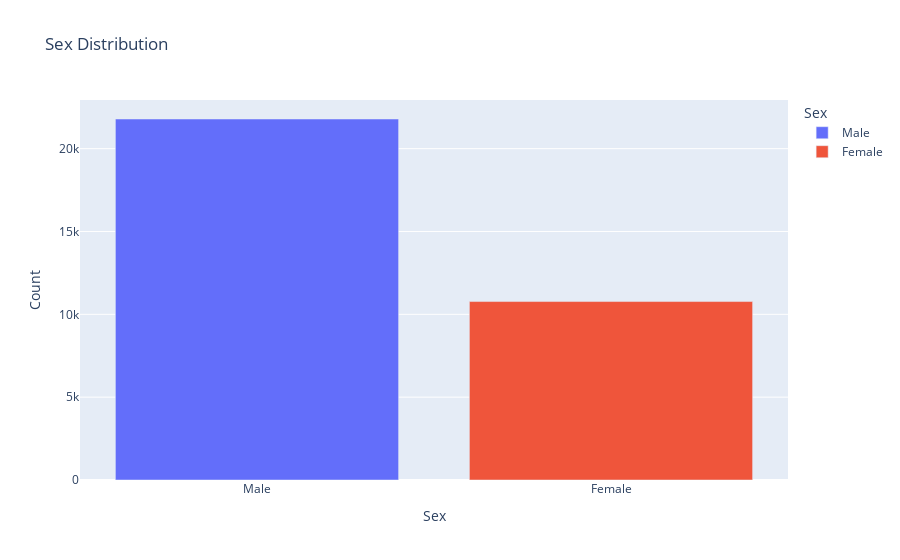

The cell this chart's notebook holds for it:
### Code cell
# 1. How many men and women (sex feature) are represented in this dataset?
# data['sex'].value_counts() # Численное представление
# data['sex'].value_counts().plot(kind='bar') # встроенными средствами pandas
px.bar(data['sex'].value_counts().reset_index(), x='sex', y='count', 
       labels={'sex': 'Sex', 'count': 'Count'},
       title='Sex Distribution', color='sex') # с помощью plotly

### Figure 1 — Plotly figure (JSON) as saved in the notebook; plotly's stock layout.template omitted (floating-point values rounded to 4 significant figures)
{"data": [{"alignmentgroup": "True", "hovertemplate": "Sex=%{x}<br>Count=%{y}<extra></extra>", "legendgroup": "Male", "marker": {"color": "#636efa", "pattern": {"shape": ""}}, "name": "Male", "offsetgroup": "Male", "orientation": "v", "showlegend": true, "textposition": "auto", "type": "bar", "x": ["Male"], "xaxis": "x", "y": [21790], "yaxis": "y"}, {"alignmentgroup": "True", "hovertemplate": "Sex=%{x}<br>Count=%{y}<extra></extra>", "legendgroup": "Female", "marker": {"color": "#EF553B", "pattern": {"shape": ""}}, "name": "Female", "offsetgroup": "Female", "orientation": "v", "showlegend": true, "textposition": "auto", "type": "bar", "x": ["Female"], "xaxis": "x", "y": [10771], "yaxis": "y"}], "layout": {"barmode": "relative", "legend": {"title": {"text": "Sex"}, "tracegroupgap": 0}, "title": {"text": "Sex Distribution"}, "xaxis": {"anchor": "y", "categoryarray": ["Male", "Female"], "categoryorder": "array", "domain": [0, 1], "title": {"text": "Sex"}}, "yaxis": {"anchor": "x", "domain": [0, 1], "title": {"text": "Count"}}}}
